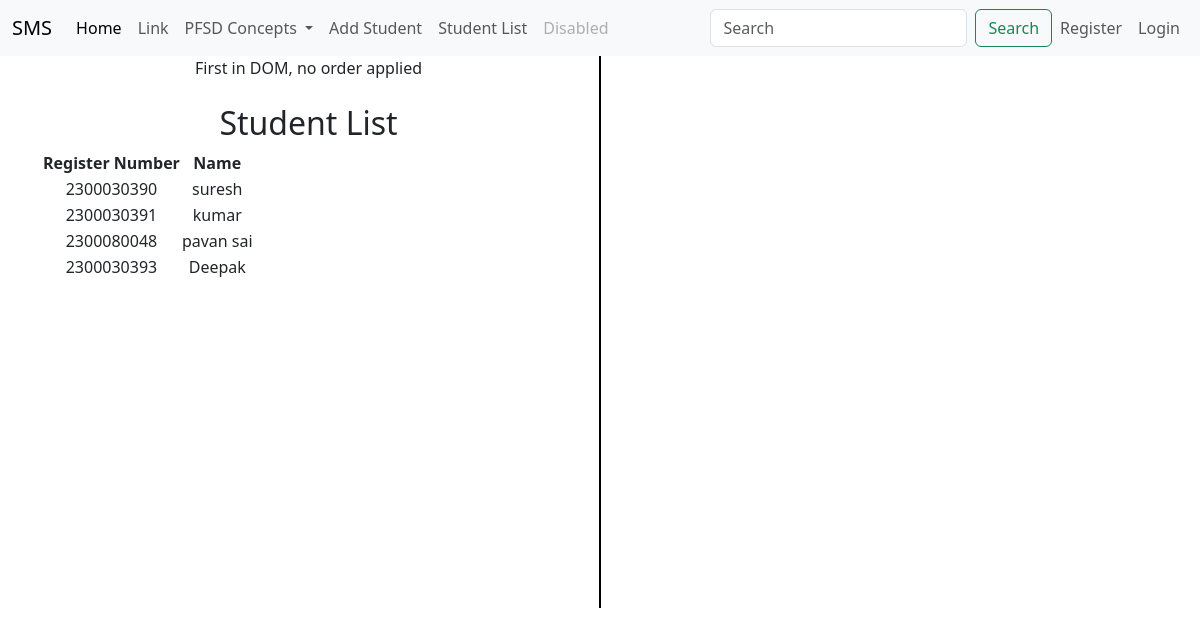
The page /student_list/ on the database its author committed.
### adminapp/models.py (models this page shows, shortened)
class StudentList(models.Model):
    Register_Number = models.CharField(max_length=20, unique=True)
    Name = models.CharField(max_length=100)
    user = models.OneToOneField(User, on_delete=models.CASCADE, null=True)

### adminapp/views.py (the view)
# urls.py: path('student_list/', views.student_list, name='student_list'),
def student_list(request):
    students = StudentList.objects.all()
    return render(request, 'adminapp/student_list.html', {'students': students})

### templates/adminapp/student_list.html (shortened to what this page needs)
{% extends 'Navbar/ProjectNavbar.html' %}
{% load static %}
{% block body %}
<div class="container text-center">
  <div class="row">
    <div class="col">
      First in DOM, no order applied
        <br><br>
            <h2>Student List</h2>
<table>
    <tr>
        <th>Register Number</th>
        <th>Name</th>
    </tr>
    {% for student in students %}
    <tr>
        <td>{{ student.Register_Number }}</td>
        <td>{{ student.Name }}</td>
    </tr>
    {% endfor %}
</table>
    </div>
      <br><br><br><br><br><br><br><br><br><br><br><br><br><br><br><br>
      <br><br><br><br><br><br><br>
       <div class="col-auto d-flex align-items-center">
      <div style="border-left: 2px solid black; height: 100%;"></div>
    </div>
    <div class="col">
        <br><br>
    </div>
  </div>
</div>
{% endblock %}

### templates/Navbar/ProjectNavbar.html (shortened to what this page needs)
<!DOCTYPE html>
<html lang="en">
<head>
    <link href="https://cdn.jsdelivr.net/npm/bootstrap@5.3.3/dist/css/bootstrap.min.css" rel="stylesheet">
</head>
<body>
<nav class="navbar navbar-expand-lg navbar-light bg-light">
  <div class="container-fluid">
    <a class="navbar-brand" href="{% url 'projecthomepage' %}">SMS</a>
    <div class="collapse navbar-collapse" id="navbarSupportedContent">
      <ul class="navbar-nav me-auto mb-2 mb-lg-0">
        <li class="nav-item">
          <a class="nav-link active" aria-current="page" href="#">Home</a>
        </li>
        <li class="nav-item">
          <a class="nav-link" href="#">Link</a>
        </li>
        <li class="nav-item dropdown">
          <a class="nav-link dropdown-toggle" href="#" id="navbarDropdown" role="button" data-bs-toggle="dropdown" aria-expanded="false">
            PFSD Concepts
          </a>
        </li>
        <li class="nav-item">
          <a class="nav-link" href="{% url 'add_student' %}">Add Student</a>
        </li>
           <li class="nav-item">
          <a class="nav-link" href="{% url 'student_list' %}">Student List</a>
        </li>
        <li class="nav-item">
          <a class="nav-link disabled" href="#" tabindex="-1" aria-disabled="true">Disabled</a>
        </li>
      </ul>
      <form class="d-flex">
        <input class="form-control me-2" type="search" placeholder="Search" aria-label="Search">
        <button class="btn btn-outline-success" type="submit">Search</button>
      </form>
    </div>
    <ul  class="navbar-nav ms-auto">
<li>
        {% if user.is_authenticated %}
        <li class="nav-item">
        <span class="nav-link">Welcome, {{ user.username }}</span>
    </li>
          <li class="nav-item">
          <a class="nav-link" href="{% url 'logout' %}">Logout</a>
          </li>
        {% else %}
                <li class="nav-item">
          <a class="nav-link" href="{% url 'UserRegisterPageCall' %}">Register</a>
        </li>
          <li class="nav-item">
          <a class="nav-link" href="{% url 'UserLoginPageCall' %}">Login</a>
        </li>
        {% endif %}
 </li>
      </ul>
  </div>
</nav>
{% block body %}
{% endblock %}
</body>
</html>

### rows shown on the page
StudentList: Register_Number "2300030390", Name "suresh"
StudentList: Register_Number "2300030391", Name "kumar"
StudentList: Register_Number "2300080048", Name "pavan sai"
StudentList: Register_Number "2300030393", Name "Deepak"
